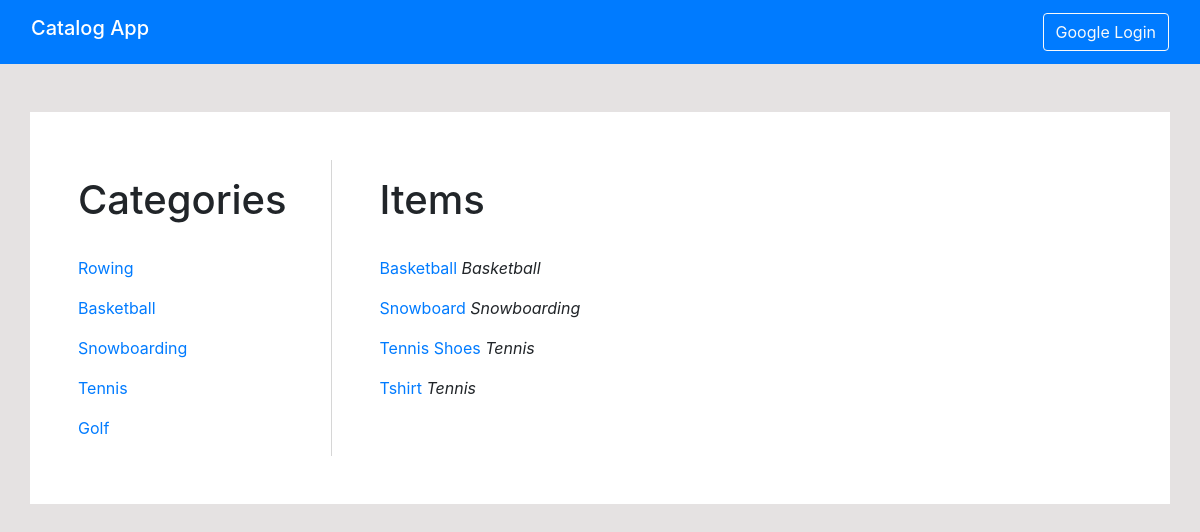
Page /catalog/ on the committed database.
### app/models.py (models this page shows, shortened)
class Category(db.Model):
    id = db.Column(db.Integer, primary_key=True)
    title = db.Column(db.String(64), index=True, unique=True)
    items = db.relationship('Item', backref='category', lazy='dynamic')

class Item(db.Model):
    id = db.Column(db.Integer, primary_key=True)
    title = db.Column(db.String(64), index=True, unique=True)
    description = db.Column(db.String(140))
    category_id = db.Column(db.Integer(), db.ForeignKey('category.id'))
    user_id = db.Column(db.String(64))

### app/routes.py (the view)
@app.route('/')
@app.route('/catalog/')
def index():
    categories = Category.query.all()
    items = Item.query.all()
    return render_template('index.html', title='Catalog App',
                           categories=categories, items=items)

### app/templates/index.html (shortened to what this page needs)
{% extends "base.html" %}
{% block content %}
		<div class="row">
			<div class="col-md-3" style="border-right: 1px solid #D6D6D6;">
		        <h1 class="pt-3">Categories</h1>
		        <br>
		        {% for category in categories %}
		        <div>
		        	<p>
		        		<a href="{{url_for('category', category_id = category.id)}}">
		        			{{category.title}}
		        		</a>
		        	</p>
		        </div>
	        	{% endfor %}
	        </div>
			<div class="col-md-9  pl-5">
		        <h1 class="pt-3">Items</h1>
		        <br>
		        {% for item in items %}
		        <div>
		        	<p>
			        	<a href="{{ url_for('item', category_id = item.category.id, item_id = item.id)}}">
			        		{{item.title}}
			        	</a>
		        		<span class="font-italic">
		        		{{item.category.title}}
		        		</span>
		        	</p>
		   		</div>
		        {% endfor %}
		    </div>
		</div>
{% endblock %}

### app/templates/base.html (shortened to what this page needs)
<html>
    <head>
        <link rel="stylesheet" href="https://stackpath.bootstrapcdn.com/bootstrap/4.3.1/css/bootstrap.min.css">
    </head>
    <body style="background-color: #E5E2E2;">
    	<nav class="navbar navbar-dark bg-primary">
            <div class="container-fluid">
                <div class="navbar-header">
    				<a class="navbar-brand h1 " href="{{url_for('index')}}">
                        <span> Catalog App </span>
                    </a>
                </div>
                <div class="nav navbar-nav navbar-right">
                  {% if current_user.is_authenticated %}
                  <a class="button btn btn-outline-light" href="{{url_for('logout')}}">Logout</a>
                  {% else %}
                  <a class="button btn btn-outline-light" href="{{url_for('login')}}">Google Login</a>
                  {% endif %}
                </div>
            </div>
		</nav>
		<div class="container p-5 mt-5" style="background-color: white;">
		{% block content %}
		{% endblock %}
    	</div>
   	</body>
</html>

### rows in the picture
Category: title "Rowing"
Category: title "Basketball"
Category: title "Snowboarding"
Category: title "Tennis"
Category: title "Golf"
Item: title "Basketball", category "Basketball"
Item: title "Snowboard", category "Snowboarding"
Item: title "Tennis Shoes", category "Tennis"
Item: title "Tshirt", category "Tennis"
